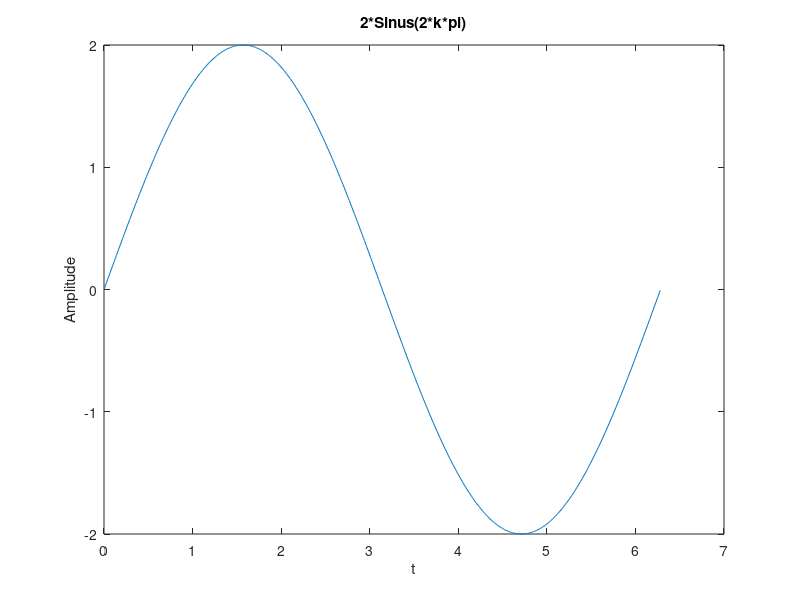

Source code (MATLAB): (Note: this script raises an error after producing the figure.)
function [] = mySinus()
    
    pi = 3.141;
    k = 1;
    t = (0 : 0.01 : k*2*pi);
    y = 2*sin(t);
    
    %Plot figure
    figure(1)
    plot(t,y);
    title('2*Sinus(2*k*pi)')
    xlabel('t');
    ylabel('Amplitude');
    saveas(gcf, 'mysinus.png');
    
    figure(2)
    histogram(y);
    title('Histogramm der Amplituden des Sinus');
    xlabel('Amplituden');
    ylabel('Anzahl');
    saveas(gcf, 'histogramm sinus.png');
    

end

